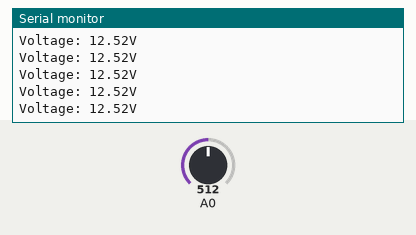
A sketch run on a simulated Arduino Uno, built with avr-gcc and run on an emulated ATmega328P. Parts: the last lines printed to the serial monitor. The test bench sets the inputs (shaded band); at power-on: A0 = 512.

Above: at 1.2 s.
1.3 s: A0 set to 416
At 1.9 s:
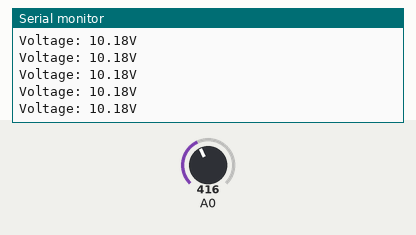
4.3 s: A0 set to 398
At 5.2 s:
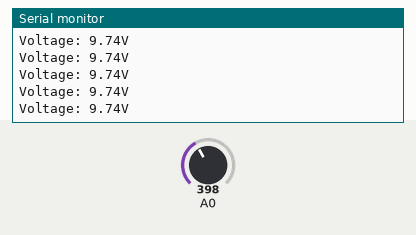
Timing chart, 0 to 7.3 s (numbered marks = the images above; inputs shaded):
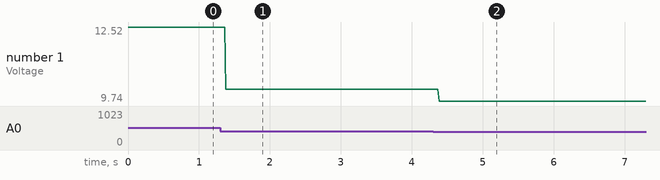

The sketch:

voltage.ino
```cpp
int offset = 10;

void setup() {
  // put your setup code here, to run once:
    Serial.begin(9600);
}

void loop() {
  // put your main code here, to run repeatedly:
      int volt = analogRead(A0);// read the input
      double voltage = map(volt,0,1023, 0, 25000) + offset;
      voltage = voltage/1000;
      Serial.print("Voltage: ");
      Serial.print(voltage);//print the voltge
      Serial.println("V");
}
```

Measured:
- after the input at 1.3 s, the serial monitor: prints a new line after 0.08 s (image 1)
- after the input at 4.3 s, the serial monitor: prints a new line after 0.09 s (image 2)
- plotted number 1: 12.52 → 10.18 after the input at 1.3 s, 10.18 → 9.74 after the input at 4.3 s
